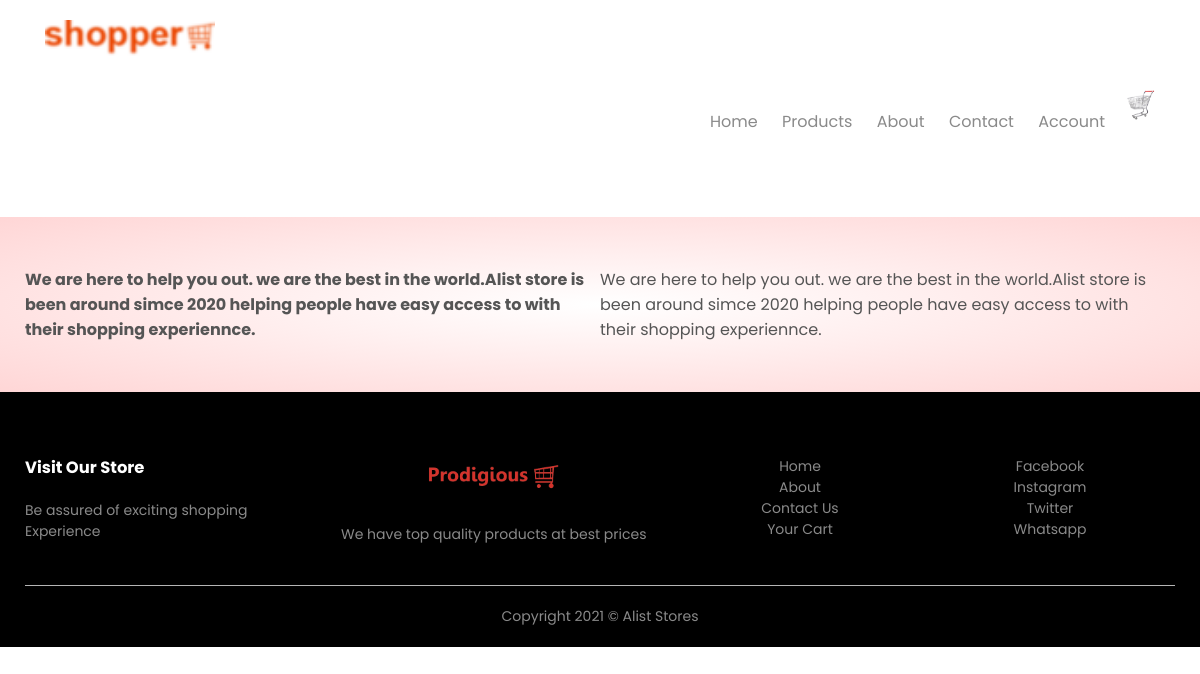
The page /about/ on the database its author committed.
### home/models.py (models this page shows, shortened)
class Setting(models.Model):
    STATUS =(
        ('True', 'True'),
        ('False', 'False'),
    )
    title = models.CharField(max_length=100)
    keywords = models.CharField(max_length=255)
    desscription = models.CharField(max_length=255, null=True)
    company = models.CharField(max_length=50, null=True)
    address = models.CharField(max_length=100)
    phone = models.CharField(null=True, max_length=15)
    email = models.CharField(blank=True, max_length=50)
    icon = models.ImageField(blank=True, null=True, upload_to='images/')
    logo = models.ImageField(blank=True, null=True, upload_to='images/')
    cart_icon = models.ImageField(blank=True, null=True, upload_to='images/')
    menu_icon = models.ImageField(blank=True, null=True, upload_to='images/')
    facebook = models.CharField(blank=True, max_length=50)
    instagram = models.CharField(blank=True, max_length=50)
    twitter = models.CharField(blank=True, max_length=50)
    created_at = models.DateTimeField(auto_now_add=True)
    about = RichTextUploadingField(blank=True)
    about2 = RichTextUploadingField(blank=True, default='About')
    contact = RichTextUploadingField(blank=True)
    status = models.CharField(max_length=10, choices=STATUS)

### home/views.py (the view)
# urls.py: path('about/', views.about, name='about'),
def about(request):
    setting = Setting.objects.get(pk=1)
    brands = Brand.objects.all()
    context = { 'setting': setting,
                'brands': brands,
    }
    return render(request, 'about.html', context)

### home/templates/about.html (shortened to what this page needs)
{% extends 'base.html' %}
{% block header %} {% include "acheader.html" %} {% endblock header %}
{% block content %}
<div class="account-page">
    <div class="container">
        <div class="row">
            <div class="col-2">
                {{setting.about|safe}}
            </div>
            <div class="col-2">
                {{setting.about2|safe}}
            </div>
        </div>
    </div>
</div>
{% endblock content %}
{% block footer %} {% include "footer.html" %} {% endblock footer %}

### home/templates/acheader.html (shortened to what this page needs)
<div class="container">
    <div class="header">
        <div class="logo">
            <a href="index.html"><img src="{{setting.icon.url}}" alt="company logo here"></a>
        </div>
        <div class="navbar">
            <ul id="MenuItems">
                <li><a href="{% url 'index' %}">Home</a></li>
                <li><a href="{% url 'category' %}">Products</a></li>
                <li><a href="{% url 'about' %}">About</a></li>
                <li><a href="{% url 'contact' %}">Contact</a></li>
                <li><a href="{% url 'accountform' %}">Account</a></li>
            </ul>
        </div>
        <a href=""><img src="{{setting.cart_icon.url}}" alt="shop cart" width="30px" height="30px"></a>
    </div>
</div>

### home/templates/footer.html
<div class="footer">
    <div class="container">
        <div class="row">
            <div class="footer-col-1">
                <h3>Visit Our Store</h3>
                <p>Be assured of exciting shopping Experience </p>
            </div>
            <div class="footer-col-2">
                <img src="{{setting.logo.url}}">
                <p>We have top quality products at best prices</p>
            </div>
            <div class="footer-col-3">
                <ul>
                    <li><a href="{% url 'index' %}">Home</a></li>
                    <li><a href="{% url 'about' %}">About</a></li>
                    <li><a href="{% url 'contact' %}">Contact Us</a></li>
                    <li><a href="cart.html">Your Cart</a></li>
                </ul>
            </div>
            <div class="footer-col-4">
                <ul>
                    <li><a href="">Facebook</a></li>
                    <li><a href="">Instagram</a></li>
                    <li><a href="">Twitter</a></li>
                    <li><a href="">Whatsapp</a></li>
                </ul>
            </div>
        </div>
        <hr>
        <p class="copyright">Copyright 2021 &copy; Alist Stores</p>
    </div>
</div>

### home/static/css/main.css (style rules this page uses)
* { padding: 0; margin: 0; box-sizing: border-box; }
body { font-family: 'Poppins', sans-serif; }
.container { max-width: 1300px; margin: auto; padding: 0 25px; }
.header { display: flex; align-items: center; padding: 20px; }
.logo { width: 100px; }
.logo img { width: 170px; }
.navbar { flex: 1; text-align: right; }
.navbar li { display: inline-block; margin-right: 20px; }
a { text-decoration: none; color: #555; }
p { color: #555; }
.row { display: flex; align-items: center; flex-wrap: wrap; justify-content: space-around; }
.col-2 { flex-basis: 50%; min-width: 300px; }
.footer { background: black; color: #8a8a8a; font-size: 14px; padding: 60px 0 20px; }
.footer p { color: #8a8a8a; }
.footer h3 { color: white; margin-bottom: 20px; }
.footer-col-1, .footer-col-2, .footer-col-3, .footer-col-4 { min-width: 250px; margin-bottom: 20px; }
.footer-col-1 { flex-basis: 25%; }
.footer-col-2 { flex: 1; text-align: center; }
.footer-col-2 img { width: 150px; margin-bottom: 20px; }
.footer-col-3, .footer-col-4 { flex-basis: 20%; text-align: center; }
ul { list-style-type: none; }
ul a { text-decoration: none; color: #8a8a8a; }
.footer hr { border: none; background: #b5b5b5; height: 1px; margin: 20px 0; }
.copyright { text-align: center; }
.account-page { padding: 50px 0px; background: radial-gradient(#fff, #ffd6d6); }

### rows shown on the page
Setting: icon (picture), cart_icon (picture), about "We are here to help you out. we are the best in the world.Alist store is been around simce 2020 helping people have easy access to with their shopping experiennce.", about2 "We are here to help you out. we are the best in the world.Alist store is been around simce 2020 helping people have easy access to with their shopping experiennce.", logo (picture)
